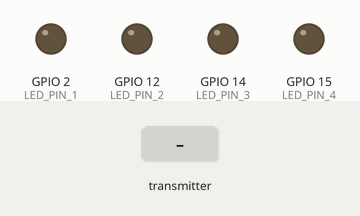
Recording of a sketch running on a simulated ESP32. Shown: output pins drawn as LEDs (lit = HIGH). Dashed ring = blinking. Inputs (shaded band) come from the test bench.

Above: at 1.2 s.
1.3 s: the transmitter starts sending a = 1
At 1.6 s:
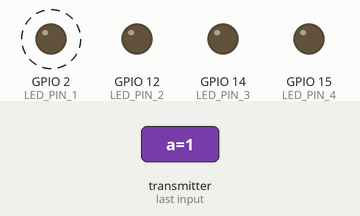
4.3 s: the transmitter starts sending b = 1
At 4.6 s:
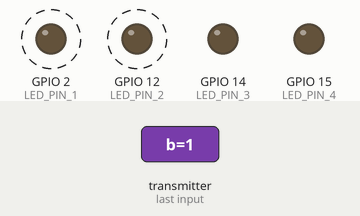
7.3 s: the transmitter starts sending c = 1
At 7.6 s:
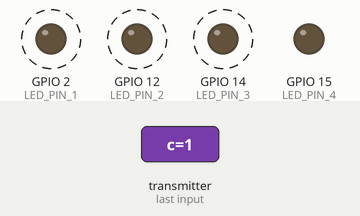
10.3 s: the transmitter starts sending d = 1
At 10.6 s:
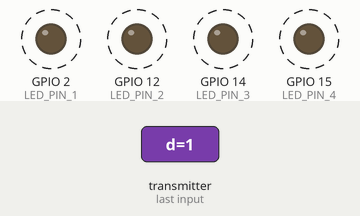
13.3 s: the transmitter starts sending a = 0
At 13.6 s:
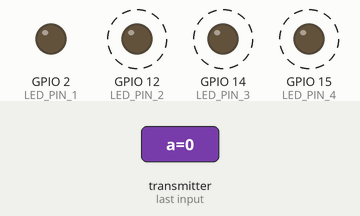
16.3 s: the transmitter starts sending b = 0
At 16.6 s:
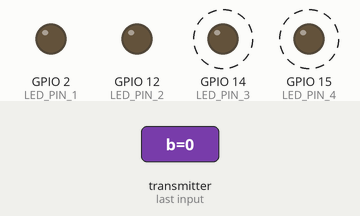
Timing chart, 0 to 20.3 s (numbered marks = the images above; inputs shaded):
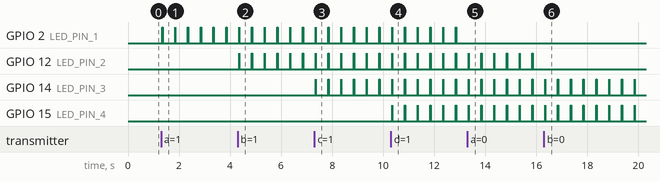

Measured:
- after the input at 1.3 s, GPIO 2 (LED_PIN_1): alternates HIGH for 0.01 s and LOW for 0.49 s, starting after 0.05 s
- after the input at 4.3 s, GPIO 12 (LED_PIN_2): alternates HIGH for 0.01 s and LOW for 0.49 s, starting after 0.05 s
- after the input at 7.3 s, GPIO 14 (LED_PIN_3): alternates HIGH for 0.01 s and LOW for 0.49 s, starting after 0.05 s
- after the input at 10.3 s, GPIO 15 (LED_PIN_4): alternates HIGH for 0.01 s and LOW for 0.49 s, starting after 0.05 s
- after the input at 13.3 s, GPIO 2 (LED_PIN_1): stops changing and stays LOW
- after the input at 16.3 s, GPIO 12 (LED_PIN_2): stops changing and stays LOW

The sketch:

RECEIVER.ino
```cpp
  // Receiver (rx)
  // A. Inácio Morais
  // 06/2024

#include <esp_now.h>
#include <WiFi.h>

  // D2  - GPIO2
#define LED_PIN_1 2
  // D12 - GPIO12
#define LED_PIN_2 12
  // D14 - GPIO14
#define LED_PIN_3 14
  // D15 - GPIO15
#define LED_PIN_4 15

unsigned long lastTime = 0;
unsigned long failSafeDelay = 10;

  // Structure to receive data matching the sender structure
typedef struct struct_message {
    bool a;
    bool b;
    bool c;
    bool d;
} struct_message;

  // Create a struct_message called myData
struct_message myData;

  // Callback function that will be executed when data is received
void OnDataRecv(const uint8_t * mac, const uint8_t *incomingData, int len) {
  memcpy(&myData, incomingData, sizeof(myData));

  //Serial.print(myData.a);
  //Serial.print(myData.b);
  //Serial.print(myData.c);
  //Serial.println(myData.d);

  if (myData.a == 1) digitalWrite(LED_PIN_1, HIGH);
  else digitalWrite(LED_PIN_1, LOW);

  if (myData.b == 1) digitalWrite(LED_PIN_2, HIGH);
  else digitalWrite(LED_PIN_2, LOW);

  if (myData.c == 1) digitalWrite(LED_PIN_3, HIGH);
  else digitalWrite(LED_PIN_3, LOW);

  if (myData.d == 1) digitalWrite(LED_PIN_4, HIGH);
  else digitalWrite(LED_PIN_4, LOW);

  lastTime = millis();
}

void setup() {
    // initialize the led pins
  pinMode(LED_PIN_1, OUTPUT);
  pinMode(LED_PIN_2, OUTPUT);
  pinMode(LED_PIN_3, OUTPUT);
  pinMode(LED_PIN_4, OUTPUT);

    // Initialize Serial Monitor
  //Serial.begin(115200);

    // Set device as a Wi-Fi Station
  WiFi.mode(WIFI_STA);

    // Initialize ESPNOW function
  esp_now_init();

    // Callback function of receiving ESPNOW data.
  esp_now_register_recv_cb(esp_now_recv_cb_t(OnDataRecv));
}

void loop() {
    // Turning Off Outputs When Connection is Lost
  if ((millis() - lastTime) > failSafeDelay) {
    digitalWrite(LED_PIN_1, LOW);
    digitalWrite(LED_PIN_2, LOW);
    digitalWrite(LED_PIN_3, LOW);
    digitalWrite(LED_PIN_4, LOW);

    lastTime = millis();
  }
}
```
